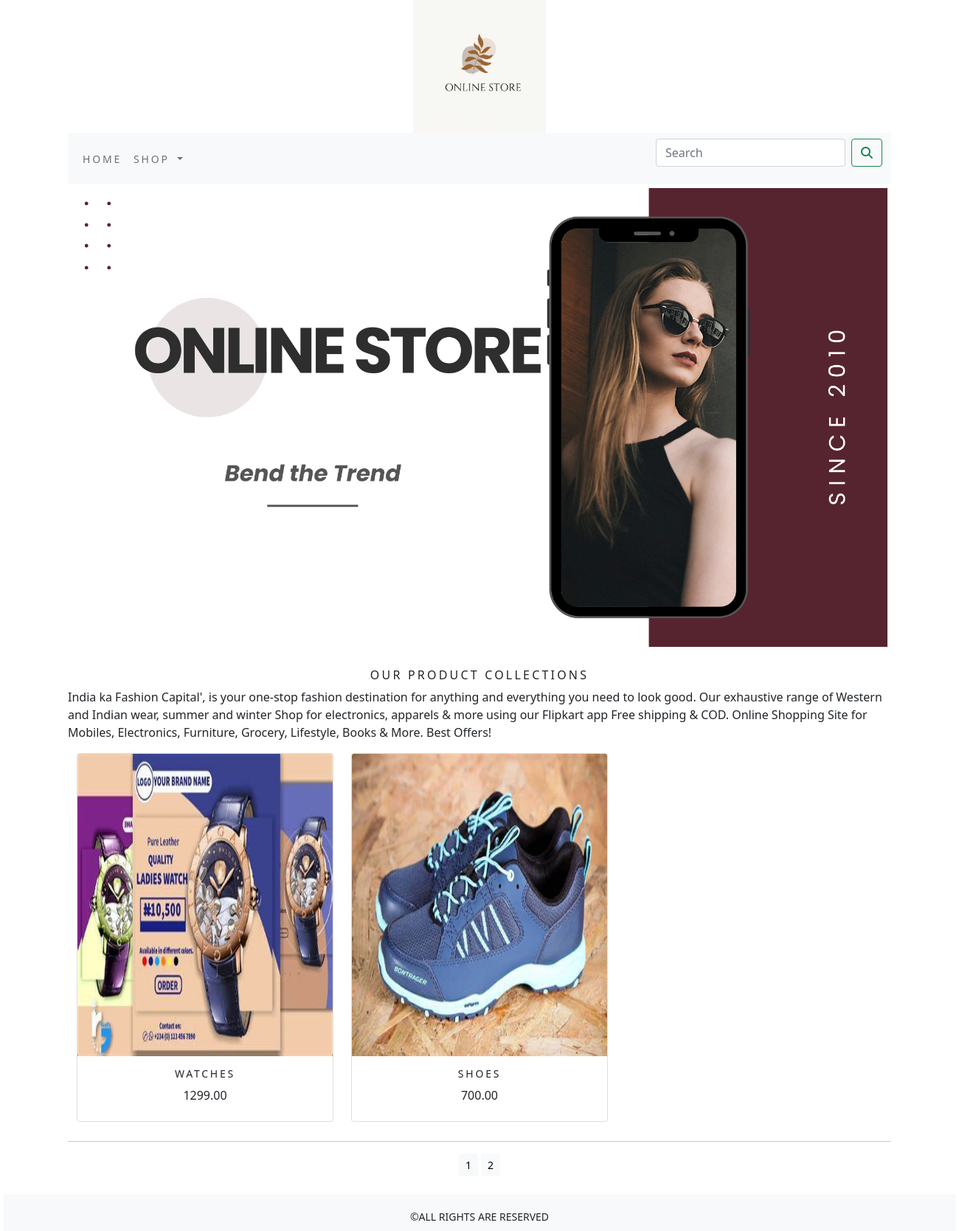
Screenshot of /shop/?page=2 with the database file from the repository.
### shop/models.py (models this page shows, shortened)
class Product(models.Model):
    name=models.CharField(max_length=250,unique=True)
    slug=models.SlugField(max_length=250, unique=True)
    description=models.TextField(blank=True)
    price=models.DecimalField(max_digits=10,decimal_places=2)
    category=models.ForeignKey(Category,on_delete=models.CASCADE)
    image=models.ImageField(upload_to='product',blank=True)
    stock=models.IntegerField()
    available=models.BooleanField(default=True)
    created=models.DateTimeField(auto_now_add=True)
    updated=models.DateTimeField(auto_now=True)
    def get_url(self):
       return reverse('shop:prodCatdetail',args=[self.category.slug,self.slug])
    class Meta:
        ordering=('name',)
        verbose_name='product'
        verbose_name_plural='products'

### shop/views.py (the view)
# urls.py: path('',views.allProdCat,name='allProdCat'),
def allProdCat(request,c_slug=None):
     c_page=None
     products_list=None
     if c_slug != None:
        c_page = get_object_or_404(Category, slug=c_slug)
        products_list = Product.objects.all().filter(category=c_page, available=True)
     else:
        products_list = Product.objects.all().filter(available=True)
        paginator=Paginator( products_list,6)
     try:
         page=int(request.GET.get('page','1'))
     except:
         page=1
     try:
         products=paginator.page(page)
     except (EmptyPage,InvalidPage):
         products=paginator.page(paginator.num_pages)
     return render(request, "category.html", {'category': c_page,'products':products})

### cart/context_processors.py (called while the page is built)
def counter(request):
    item_count=0
    if 'admin' in request.path:
        return {}
    else:
        try:
            cart=Cart.objects.filter(cart_id=_cart_id(request))
            car_items=CartItem.objects.all().filter(cart=cart[:1])
            for cart_item in car_items:
                item_count += cart_item.quantity
        except Cart.DoesNotExist:
            item_count=0
        return dict(item_count=item_count)

### cart/views.py (called while the page is built)
def _cart_id(request):
    cart=request.session.session_key
    if not cart:
        cart=request.session.create()
    return cart

### shop/context_processors.py (called while the page is built)
def menu_links(request):
    links=Category.objects.all()
    return dict(links=links)

### shop/models.py (called while the page is built)
    def get_url(self):
       return reverse('shop:product_by_category',args=[self.slug])

### templates/category.html (shortened to what this page needs)
{% extends 'base.html' %}
{% load static %}
{% block content %}
<div class="mx_auto">
     {% if category %}
    <img class="my_image" src="{{category.image.url}}" alt="{{category.name}}">
</div>
    <br>
<div>
    <h1 class="text-center my_tittle">{{category.name}}</h1>
    <p class="text-justify">{{category.description}}</p>
</div>
    {% else %}
<div>
        <img class="my_image my_image_padding" src="{% static 'img/banner.png' %}" alt="" width="1250px;">
 </div>
   <br>
<div>
    <h1 class="text-center my_tittle">Our Product Collections</h1>
    <p class="text-justify">India ka Fashion Capital', is your one-stop fashion destination for anything and everything you need to look good. Our exhaustive range of Western and Indian wear, summer and winter Shop for electronics, apparels & more using our Flipkart app Free shipping & COD. Online Shopping Site for Mobiles, Electronics, Furniture, Grocery, Lifestyle, Books & More. Best Offers!</p>
</div>
    {% endif %}
<div class="container">
    <div class="row mix_auto">
        {% for product in products.object_list %}
        <div class="my_bottom_margin col-9 col-ms-12 col-md-4 col-lg-4">
            <div class="card text-center" style="width:100%; height:500px;">
                <a href="{{product.get_url}}"><img class="card-img-top my_image" src="{{product.image.url}}" alt="{{product.name}}" style="width:100%; height:410px;"></a>
                <div class="card-body">
                    <h4>{{product.name}}</h4>
                    <p>{{product.price}}</p>
                </div>
            </div>
        </div>
        {% endfor %}
    </div>
</div>
<div class="mx_auto">
        {% if products.paginator.num_pages > 1 %}
        <hr>
        <div class="text-center">
            {% for pg in products.paginator.page_range %}
                <a href="?page={{pg}}" class="btn btn-light btn-sm {% if products.number == pg %} active {% endif %}">{{pg}}</a>
            {% endfor %}
       </div>
        {% endif %}
    </div>
        <br>
</div>
{% endblock %}

### static/css/custom.css (style rules this page uses)
body { font-family: 'Roboto', sans-serif; }
.my_image { width:100%; height:auto; }
.my_tittle { font-size:16px; text-transform:uppercase; letter-spacing:.2em; }
.my_image_padding { padding:5px; }
.my_bottom_margin { margin-bottom:10px; }
.card-body h4 { font-size:14px; text-transform:uppercase; letter-spacing:.2em; }

### rows the page displays
Product: image (picture), name "WATCHES", price "1299.00"
Product: image (picture), name "SHOES", price "700.00"

### other values shown
{{ pg }} "1" "2"
